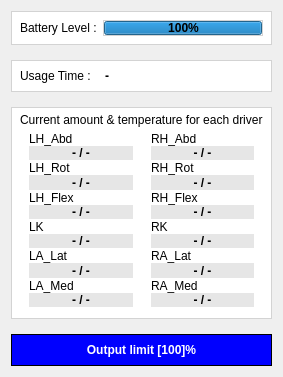
     <widget class="QWidget" name="MiddleCol" native="true">
      <property name="sizePolicy">
       <sizepolicy hsizetype="Expanding" vsizetype="Expanding">
        <horstretch>0</horstretch>
        <verstretch>0</verstretch>
       </sizepolicy>
      </property>
      <property name="styleSheet">
       <string notr="true">QWidget{
 background-color: none;
border: none
}</string>
      </property>
      <layout class="QVBoxLayout" name="verticalLayout_3" stretch="5,5,50,4">
       <property name="spacing">
        <number>15</number>
       </property>
       <item>
        <widget class="QWidget" name="battery_widget" native="true">
         <property name="styleSheet">
          <string notr="true">QWidget{
background-color: rgb(255, 255, 255);
border: 1px solid rgb(211, 211, 211)

}</string>
         </property>
         <layout class="QHBoxLayout" name="horizontalLayout_4">
          <item>
           <widget class="QLabel" name="battery_level">
            <property name="styleSheet">
             <string notr="true">QLabel{

border: none;
font: 8pt &quot;MS Shell Dlg 2&quot;;

}

</string>
            </property>
            <property name="text">
             <string>Battery Level :</string>
            </property>
           </widget>
          </item>
          <item>
           <widget class="QProgressBar" name="progressBar">
            <property name="sizePolicy">
             <sizepolicy hsizetype="Expanding" vsizetype="Expanding">
              <horstretch>0</horstretch>
              <verstretch>0</verstretch>
             </sizepolicy>
            </property>
            <property name="styleSheet">
             <string notr="true">QProgressBar{
	font-weight: bold;
}
</string>
            </property>
            <property name="value">
             <number>100</number>
            </property>
            <property name="alignment">
             <set>Qt::AlignCenter</set>
            </property>
            <property name="invertedAppearance">
             <bool>false</bool>
            </property>
            <property name="textDirection">
             <enum>QProgressBar::TopToBottom</enum>
            </property>
           </widget>
          </item>
         </layout>
        </widget>
       </item>
       <item>
        <widget class="QWidget" name="time_widget" native="true">
         <property name="styleSheet">
          <string notr="true">QWidget{
background-color: rgb(255, 255, 255);
border: 1px solid rgb(211, 211, 211)

}</string>
         </property>
         <layout class="QHBoxLayout" name="horizontalLayout_5" stretch="1,2">
          <item>
           <widget class="QLabel" name="label_2">
            <property name="styleSheet">
             <string notr="true">QLabel{

border: none;
font: 8pt &quot;MS Shell Dlg 2&quot;;

}

</string>
            </property>
            <property name="text">
             <string>Usage Time : </string>
            </property>
           </widget>
          </item>
          <item>
           <widget class="QLabel" name="label_usage_time">
            <property name="styleSheet">
             <string notr="true">QLabel{
font: 12pt &quot;MS Shell Dlg 2&quot;;
font-weight: bold;
border: none


}</string>
            </property>
            <property name="text">
             <string>-</string>
            </property>
           </widget>
          </item>
         </layout>
        </widget>
       </item>
       <item>
        <widget class="QWidget" name="driver_info_widget" native="true">
         <property name="styleSheet">
          <string notr="true">QWidget{
background-color: rgb(255, 255, 255);
border: 1px solid rgb(211, 211, 211);

}</string>
         </property>
         <layout class="QVBoxLayout" name="verticalLayout_4" stretch="0,1">
          <property name="spacing">
           <number>4</number>
          </property>
          <property name="topMargin">
           <number>6</number>
          </property>
          <property name="bottomMargin">
           <number>6</number>
          </property>
          <item>
           <widget class="QLabel" name="label">
            <property name="styleSheet">
             <string notr="true">QLabel{
border:none;
font: 7pt &quot;MS Shell Dlg 2&quot;;


}</string>
            </property>
            <property name="text">
             <string>Current amount &amp; temperature for each driver</string>
            </property>
           </widget>
          </item>
          <item>
           <layout class="QGridLayout" name="gridLayout_2">
            <property name="bottomMargin">
             <number>6</number>
            </property>
            <property name="spacing">
             <number>0</number>
            </property>
            <item row="2" column="1">
             <widget class="QWidget" name="widget_12" native="true">
              <property name="styleSheet">
               <string notr="true">QWidget{
border:none
}</string>
              </property>
              <layout class="QVBoxLayout" name="verticalLayout_11">
               <property name="spacing">
                <number>0</number>
               </property>
               <property name="topMargin">
                <number>0</number>
               </property>
               <property name="bottomMargin">
                <number>0</number>
               </property>
               <item>
                <widget class="QLabel" name="label_7">
                 <property name="styleSheet">
                  <string notr="true">QLabel{
font: 8pt &quot;MS Shell Dlg 2&quot;;
}</string>
                 </property>
                 <property name="text">
                  <string>RH_Flex</string>
                 </property>
                </widget>
               </item>
               <item>
                <widget class="QLabel" name="label_20">
                 <property name="styleSheet">
                  <string notr="true">QLabel{
    border: none;
    background-color: rgb(230, 230, 230);
    
	font: 100 8pt &quot;MS Shell Dlg 2&quot;;
font-weight:bold
	

}</string>
                 </property>
                 <property name="text">
                  <string>- / -</string>
                 </property>
                 <property name="alignment">
                  <set>Qt::AlignCenter</set>
                 </property>
                </widget>
               </item>
              </layout>
             </widget>
            </item>
            <item row="4" column="1">
             <widget class="QWidget" name="widget_14" native="true">
              <property name="styleSheet">
               <string notr="true">QWidget{
border:none
}</string>
              </property>
              <layout class="QVBoxLayout" name="verticalLayout_15">
               <property name="spacing">
                <number>0</number>
               </property>
               <property name="topMargin">
                <number>0</number>
               </property>
               <property name="bottomMargin">
                <number>0</number>
               </property>
               <item>
                <widget class="QLabel" name="label_12">
                 <property name="styleSheet">
                  <string notr="true">QLabel{
font: 8pt &quot;MS Shell Dlg 2&quot;;
}</string>
                 </property>
                 <property name="text">
                  <string>RA_Lat</string>
                 </property>
                </widget>
               </item>
               <item>
                <widget class="QLabel" name="label_24">
                 <property name="styleSheet">
                  <string notr="true">QLabel{
    border: none;
    background-color: rgb(230, 230, 230);
    
	font: 100 8pt &quot;MS Shell Dlg 2&quot;;
font-weight:bold
	

}</string>
                 </property>
                 <property name="text">
                  <string>- / -</string>
                 </property>
                 <property name="alignment">
                  <set>Qt::AlignCenter</set>
                 </property>
                </widget>
               </item>
              </layout>
             </widget>
            </item>
            <item row="5" column="1">
             <widget class="QWidget" name="widget_15" native="true">
              <property name="styleSheet">
               <string notr="true">QWidget{
border:none
}</string>
              </property>
              <layout class="QVBoxLayout" name="verticalLayout_16">
               <property name="spacing">
                <number>0</number>
               </property>
               <property name="topMargin">
                <number>0</number>
               </property>
               <property name="bottomMargin">
                <number>0</number>
               </property>
               <item>
                <widget class="QLabel" name="label_15">
                 <property name="styleSheet">
                  <string notr="true">QLabel{
font: 8pt &quot;MS Shell Dlg 2&quot;;
}</string>
                 </property>
                 <property name="text">
                  <string>RA_Med</string>
                 </property>
                </widget>
               </item>
               <item>
                <widget class="QLabel" name="label_26">
                 <property name="styleSheet">
                  <string notr="true">QLabel{
    border: none;
    background-color: rgb(230, 230, 230);
    
	font: 100 8pt &quot;MS Shell Dlg 2&quot;;
font-weight:bold
	

}</string>
                 </property>
                 <property name="text">
                  <string>- / -</string>
                 </property>
                 <property name="alignment">
                  <set>Qt::AlignCenter</set>
                 </property>
                </widget>
               </item>
              </layout>
             </widget>
            </item>
            <item row="3" column="1">
             <widget class="QWidget" name="widget_13" native="true">
              <property name="styleSheet">
               <string notr="true">QWidget{
border:none
}</string>
              </property>
              <layout class="QVBoxLayout" name="verticalLayout_13">
               <property name="spacing">
                <number>0</number>
               </property>
               <property name="topMargin">
                <number>0</number>
               </property>
               <property name="bottomMargin">
                <number>0</number>
               </property>
               <item>
                <widget class="QLabel" name="label_10">
                 <property name="styleSheet">
                  <string notr="true">QLabel{
font: 8pt &quot;MS Shell Dlg 2&quot;;
}
</string>
                 </property>
                 <property name="text">
                  <string>RK</string>
                 </property>
                </widget>
               </item>
               <item>
                <widget class="QLabel" name="label_22">
                 <property name="styleSheet">
                  <string notr="true">QLabel{
    border: none;
    background-color: rgb(230, 230, 230);
    
	font: 100 8pt &quot;MS Shell Dlg 2&quot;;
font-weight:bold
	

}</string>
                 </property>
                 <property name="text">
                  <string>- / -</string>
                 </property>
                 <property name="alignment">
                  <set>Qt::AlignCenter</set>
                 </property>
                </widget>
               </item>
              </layout>
             </widget>
            </item>
            <item row="0" column="0">
             <widget class="QWidget" name="widget" native="true">
              <property name="styleSheet">
               <string notr="true">QWidget{
border:none
}</string>
              </property>
              <layout class="QVBoxLayout" name="verticalLayout_5">
               <property name="spacing">
                <number>0</number>
               </property>
               <property name="topMargin">
                <number>0</number>
               </property>
               <property name="bottomMargin">
                <number>0</number>
               </property>
               <item>
                <widget class="QLabel" name="label_3">
                 <property name="styleSheet">
                  <string notr="true">QLabel{
font: 8pt &quot;MS Shell Dlg 2&quot;;
}</string>
                 </property>
                 <property name="text">
                  <string>LH_Abd</string>
                 </property>
                 <property name="wordWrap">
                  <bool>false</bool>
                 </property>
                </widget>
               </item>
               <item>
                <widget class="QLabel" name="label_13">
                 <property name="styleSheet">
                  <string notr="true">QLabel{
    border: none;
    background-color: rgb(230, 230, 230);
    
	font: 100 8pt &quot;MS Shell Dlg 2&quot;;
font-weight:bold
	

}</string>
                 </property>
                 <property name="text">
                  <string>- / -</string>
                 </property>
                 <property name="alignment">
                  <set>Qt::AlignCenter</set>
                 </property>
                </widget>
               </item>
              </layout>
             </widget>
            </item>
            <item row="1" column="0">
             <widget class="QWidget" name="widget_3" native="true">
              <property name="styleSheet">
               <string notr="true">QWidget{
border:none
}
</string>
              </property>
              <layout class="QVBoxLayout" name="verticalLayout_8">
               <property name="spacing">
                <number>0</number>
               </property>
               <property name="topMargin">
                <number>0</number>
               </property>
               <property name="bottomMargin">
                <number>0</number>
               </property>
               <item>
                <widget class="QLabel" name="label_5">
                 <property name="styleSheet">
                  <string notr="true">QLabel{
font: 8pt &quot;MS Shell Dlg 2&quot;;
}</string>
                 </property>
                 <property name="text">
                  <string>LH_Rot</string>
                 </property>
                </widget>
               </item>
               <item>
                <widget class="QLabel" name="label_17">
                 <property name="styleSheet">
                  <string notr="true">QLabel{
    border: none;
    background-color: rgb(230, 230, 230);
    
	font: 100 8pt &quot;MS Shell Dlg 2&quot;;
font-weight:bold
	

}</string>
                 </property>
                 <property name="text">
                  <string>- / -</string>
                 </property>
                 <property name="alignment">
                  <set>Qt::AlignCenter</set>
                 </property>
                </widget>
               </item>
              </layout>
             </widget>
            </item>
            <item row="0" column="1">
             <widget class="QWidget" name="widget_2" native="true">
              <property name="styleSheet">
               <string notr="true">QWidget{
border:none
}
</string>
              </property>
              <layout class="QVBoxLayout" name="verticalLayout_6">
               <property name="spacing">
                <number>0</number>
               </property>
               <property name="topMargin">
                <number>0</number>
               </property>
               <property name="bottomMargin">
                <number>0</number>
               </property>
               <item>
                <widget class="QLabel" name="label_4">
                 <property name="styleSheet">
                  <string notr="true">QLabel{
font: 8pt &quot;MS Shell Dlg 2&quot;;
}</string>
                 </property>
                 <property name="text">
                  <string>RH_Abd</string>
                 </property>
                </widget>
               </item>
               <item>
                <widget class="QLabel" name="label_16">
                 <property name="styleSheet">
                  <string notr="true">QLabel{
    border: none;
    background-color: rgb(230, 230, 230);
    
	font: 100 8pt &quot;MS Shell Dlg 2&quot;;
font-weight:bold
	

}</string>
                 </property>
                 <property name="text">
                  <string>- / -</string>
                 </property>
                 <property name="alignment">
                  <set>Qt::AlignCenter</set>
                 </property>
                </widget>
               </item>
              </layout>
             </widget>
            </item>
            <item row="4" column="0">
             <widget class="QWidget" name="widget_8" native="true">
              <property name="styleSheet">
               <string notr="true">QWidget{
border:none
}</string>
              </property>
              <layout class="QVBoxLayout" name="verticalLayout_14">
               <property name="spacing">
                <number>0</number>
               </property>
               <property name="topMargin">
                <number>0</number>
               </property>
               <property name="bottomMargin">
                <number>0</number>
               </property>
               <item>
                <widget class="QLabel" name="label_11">
                 <property name="styleSheet">
                  <string notr="true">QLabel{
font: 8pt &quot;MS Shell Dlg 2&quot;;
}</string>
                 </property>
                 <property name="text">
                  <string>LA_Lat</string>
                 </property>
                </widget>
               </item>
               <item>
                <widget class="QLabel" name="label_23">
                 <property name="styleSheet">
                  <string notr="true">QLabel{
    border: none;
    background-color: rgb(230, 230, 230);
    
	font: 100 8pt &quot;MS Shell Dlg 2&quot;;
font-weight:bold
	

}</string>
                 </property>
                 <property name="text">
                  <string>- / -</string>
                 </property>
                 <property name="alignment">
                  <set>Qt::AlignCenter</set>
                 </property>
                </widget>
               </item>
              </layout>
             </widget>
            </item>
            <item row="2" column="0">
             <widget class="QWidget" name="widget_5" native="true">
              <property name="styleSheet">
               <string notr="true">QWidget{
border:none
}</string>
              </property>
              <layout class="QVBoxLayout" name="verticalLayout_10">
               <property name="spacing">
                <number>0</number>
               </property>
               <property name="topMargin">
                <number>0</number>
               </property>
               <property name="bottomMargin">
                <number>0</number>
               </property>
               <item>
                <widget class="QLabel" name="label_8">
                 <property name="styleSheet">
                  <string notr="true">QLabel{
font: 8pt &quot;MS Shell Dlg 2&quot;;
}</string>
                 </property>
                 <property name="text">
                  <string>LH_Flex</string>
                 </property>
                </widget>
               </item>
               <item>
                <widget class="QLabel" name="label_19">
                 <property name="styleSheet">
                  <string notr="true">QLabel{
    border: none;
    background-color: rgb(230, 230, 230);
    
	font: 100 8pt &quot;MS Shell Dlg 2&quot;;
font-weight:bold
	

}</string>
                 </property>
                 <property name="text">
                  <string>- / -</string>
                 </property>
                 <property name="alignment">
                  <set>Qt::AlignCenter</set>
                 </property>
                </widget>
               </item>
              </layout>
             </widget>
            </item>
            <item row="3" column="0">
             <widget class="QWidget" name="widget_7" native="true">
              <property name="styleSheet">
               <string notr="true">QWidget{
border:none
}</string>
              </property>
              <layout class="QVBoxLayout" name="verticalLayout_12">
               <property name="spacing">
                <number>0</number>
               </property>
               <property name="topMargin">
                <number>0</number>
               </property>
               <property name="bottomMargin">
                <number>0</number>
               </property>
               <item>
                <widget class="QLabel" name="label_9">
                 <property name="styleSheet">
                  <string notr="true">QLabel{
font: 8pt &quot;MS Shell Dlg 2&quot;;
}</string>
                 </property>
                 <property name="text">
                  <string>LK</string>
                 </property>
                </widget>
               </item>
               <item>
                <widget class="QLabel" name="label_21">
                 <property name="styleSheet">
                  <string notr="true">QLabel{
    border: none;
    background-color: rgb(230, 230, 230);
    
	font: 100 8pt &quot;MS Shell Dlg 2&quot;;
font-weight:bold
	

}</string>
                 </property>
                 <property name="text">
                  <string>- / -</string>
                 </property>
                 <property name="alignment">
                  <set>Qt::AlignCenter</set>
                 </property>
                </widget>
               </item>
              </layout>
             </widget>
            </item>
            <item row="1" column="1">
             <widget class="QWidget" name="widget_4" native="true">
              <property name="styleSheet">
               <string notr="true">QWidget{
border:none
}</string>
              </property>
              <layout class="QVBoxLayout" name="verticalLayout_9">
               <property name="spacing">
                <number>0</number>
               </property>
               <property name="topMargin">
                <number>0</number>
               </property>
               <property name="bottomMargin">
                <number>0</number>
               </property>
               <item>
                <widget class="QLabel" name="label_6">
                 <property name="styleSheet">
                  <string notr="true">QLabel{
font: 8pt &quot;MS Shell Dlg 2&quot;;
}</string>
                 </property>
                 <property name="text">
                  <string>RH_Rot</string>
                 </property>
                </widget>
               </item>
               <item>
                <widget class="QLabel" name="label_18">
                 <property name="styleSheet">
                  <string notr="true">QLabel{
    border: none;
    background-color: rgb(230, 230, 230);
    
	font: 100 8pt &quot;MS Shell Dlg 2&quot;;
font-weight:bold
	

}</string>
                 </property>
                 <property name="text">
                  <string>- / -</string>
                 </property>
                 <property name="alignment">
                  <set>Qt::AlignCenter</set>
                 </property>
                </widget>
               </item>
              </layout>
             </widget>
            </item>
            <item row="5" column="0">
             <widget class="QWidget" name="widget_9" native="true">
              <property name="styleSheet">
               <string notr="true">QWidget{
border:none
}</string>
              </property>
              <layout class="QVBoxLayout" name="verticalLayout_17">
               <property name="spacing">
                <number>0</number>
               </property>
               <property name="topMargin">
                <number>0</number>
               </property>
               <property name="bottomMargin">
                <number>0</number>
               </property>
               <item>
                <widget class="QLabel" name="label_14">
                 <property name="styleSheet">
                  <string notr="true">QLabel{
font: 8pt &quot;MS Shell Dlg 2&quot;;
}</string>
                 </property>
                 <property name="text">
                  <string>LA_Med</string>
                 </property>
                </widget>
               </item>
               <item>
                <widget class="QLabel" name="label_25">
                 <property name="styleSheet">
                  <string notr="true">QLabel{
    border: none;
    background-color: rgb(230, 230, 230);
    
	font: 100 8pt &quot;MS Shell Dlg 2&quot;;
font-weight:bold
	

}</string>
                 </property>
                 <property name="text">
                  <string>- / -</string>
                 </property>
                 <property name="alignment">
                  <set>Qt::AlignCenter</set>
                 </property>
                </widget>
               </item>
              </layout>
             </widget>
            </item>
           </layout>
          </item>
         </layout>
        </widget>
       </item>
       <item>
        <widget class="QWidget" name="widget_6" native="true">
         <property name="cursor">
          <cursorShape>PointingHandCursor</cursorShape>
         </property>
         <property name="styleSheet">
          <string notr="true">QWidget{
 background-color: blue;
border: 1px solid black
}

QWidget:hover{
	background-color: rgb(0, 85, 255);
}

</string>
         </property>
         <layout class="QHBoxLayout" name="horizontalLayout_3">
          <item>
           <widget class="QPushButton" name="pushButton_2">
            <property name="styleSheet">
             <string notr="true">QPushButton{
 color: white;
 border : none;
	font: 12pt &quot;MS Shell Dlg 2&quot;;
font-weight: bold;
background-color : none


}</string>
            </property>
            <property name="text">
             <string>Output limit [100]%</string>
            </property>
           </widget>
          </item>
         </layout>
        </widget>
       </item>
      </layout>
     </widget>
